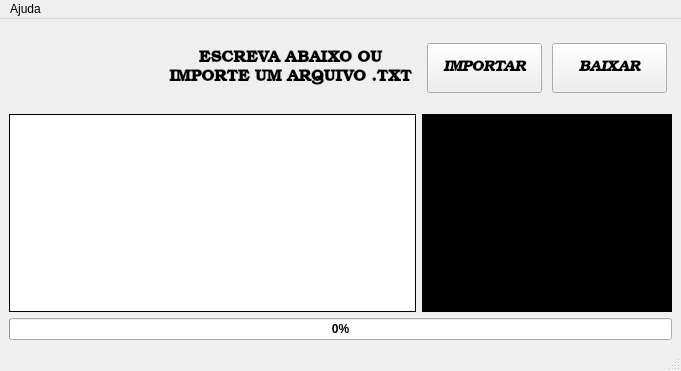
<?xml version="1.0" encoding="UTF-8"?>
<ui version="4.0">
 <class>MainWindow</class>
 <widget class="QMainWindow" name="MainWindow">
  <property name="windowModality">
   <enum>Qt::NonModal</enum>
  </property>
  <property name="enabled">
   <bool>true</bool>
  </property>
  <property name="geometry">
   <rect>
    <x>0</x>
    <y>0</y>
    <width>681</width>
    <height>371</height>
   </rect>
  </property>
  <property name="sizePolicy">
   <sizepolicy hsizetype="Preferred" vsizetype="Preferred">
    <horstretch>0</horstretch>
    <verstretch>0</verstretch>
   </sizepolicy>
  </property>
  <property name="cursor">
   <cursorShape>ArrowCursor</cursorShape>
  </property>
  <property name="acceptDrops">
   <bool>false</bool>
  </property>
  <property name="windowTitle">
   <string>Youtube Downloader</string>
  </property>
  <property name="autoFillBackground">
   <bool>false</bool>
  </property>
  <property name="styleSheet">
   <string notr="true"/>
  </property>
  <property name="iconSize">
   <size>
    <width>24</width>
    <height>24</height>
   </size>
  </property>
  <property name="toolButtonStyle">
   <enum>Qt::ToolButtonIconOnly</enum>
  </property>
  <property name="animated">
   <bool>true</bool>
  </property>
  <property name="documentMode">
   <bool>false</bool>
  </property>
  <property name="tabShape">
   <enum>QTabWidget::Rounded</enum>
  </property>
  <property name="dockNestingEnabled">
   <bool>false</bool>
  </property>
  <widget class="QWidget" name="centralwidget">
   <layout class="QGridLayout" name="gridLayout">
    <item row="1" column="0">
     <widget class="QLabel" name="lb_logo">
      <property name="sizePolicy">
       <sizepolicy hsizetype="Expanding" vsizetype="Expanding">
        <horstretch>0</horstretch>
        <verstretch>0</verstretch>
       </sizepolicy>
      </property>
      <property name="minimumSize">
       <size>
        <width>150</width>
        <height>80</height>
       </size>
      </property>
      <property name="maximumSize">
       <size>
        <width>150</width>
        <height>80</height>
       </size>
      </property>
      <property name="baseSize">
       <size>
        <width>150</width>
        <height>100</height>
       </size>
      </property>
      <property name="text">
       <string/>
      </property>
      <property name="alignment">
       <set>Qt::AlignLeading|Qt::AlignLeft|Qt::AlignVCenter</set>
      </property>
     </widget>
    </item>
    <item row="8" column="0" colspan="5">
     <widget class="QProgressBar" name="progressBar">
      <property name="enabled">
       <bool>true</bool>
      </property>
      <property name="font">
       <font>
        <bold>true</bold>
       </font>
      </property>
      <property name="cursor">
       <cursorShape>ArrowCursor</cursorShape>
      </property>
      <property name="mouseTracking">
       <bool>false</bool>
      </property>
      <property name="focusPolicy">
       <enum>Qt::NoFocus</enum>
      </property>
      <property name="contextMenuPolicy">
       <enum>Qt::ActionsContextMenu</enum>
      </property>
      <property name="acceptDrops">
       <bool>false</bool>
      </property>
      <property name="autoFillBackground">
       <bool>false</bool>
      </property>
      <property name="styleSheet">
       <string notr="true"/>
      </property>
      <property name="value">
       <number>0</number>
      </property>
      <property name="alignment">
       <set>Qt::AlignCenter</set>
      </property>
      <property name="textVisible">
       <bool>true</bool>
      </property>
      <property name="orientation">
       <enum>Qt::Horizontal</enum>
      </property>
      <property name="invertedAppearance">
       <bool>false</bool>
      </property>
      <property name="textDirection">
       <enum>QProgressBar::TopToBottom</enum>
      </property>
     </widget>
    </item>
    <item row="1" column="3" colspan="2">
     <layout class="QHBoxLayout" name="horizontalLayout" stretch="0,0">
      <property name="spacing">
       <number>10</number>
      </property>
      <property name="sizeConstraint">
       <enum>QLayout::SetDefaultConstraint</enum>
      </property>
      <property name="leftMargin">
       <number>5</number>
      </property>
      <property name="topMargin">
       <number>10</number>
      </property>
      <property name="rightMargin">
       <number>5</number>
      </property>
      <property name="bottomMargin">
       <number>10</number>
      </property>
      <item>
       <widget class="QPushButton" name="btImportTxt">
        <property name="sizePolicy">
         <sizepolicy hsizetype="Preferred" vsizetype="Preferred">
          <horstretch>0</horstretch>
          <verstretch>0</verstretch>
         </sizepolicy>
        </property>
        <property name="minimumSize">
         <size>
          <width>0</width>
          <height>50</height>
         </size>
        </property>
        <property name="maximumSize">
         <size>
          <width>16777215</width>
          <height>50</height>
         </size>
        </property>
        <property name="font">
         <font>
          <family>Bookman Old Style</family>
          <pointsize>11</pointsize>
          <italic>true</italic>
          <bold>true</bold>
         </font>
        </property>
        <property name="cursor">
         <cursorShape>PointingHandCursor</cursorShape>
        </property>
        <property name="mouseTracking">
         <bool>true</bool>
        </property>
        <property name="styleSheet">
         <string notr="true"/>
        </property>
        <property name="text">
         <string>IMPORTAR</string>
        </property>
       </widget>
      </item>
      <item>
       <widget class="QPushButton" name="btDownload">
        <property name="enabled">
         <bool>true</bool>
        </property>
        <property name="sizePolicy">
         <sizepolicy hsizetype="Preferred" vsizetype="Minimum">
          <horstretch>0</horstretch>
          <verstretch>0</verstretch>
         </sizepolicy>
        </property>
        <property name="minimumSize">
         <size>
          <width>0</width>
          <height>50</height>
         </size>
        </property>
        <property name="maximumSize">
         <size>
          <width>16777215</width>
          <height>50</height>
         </size>
        </property>
        <property name="font">
         <font>
          <family>Bookman Old Style</family>
          <pointsize>11</pointsize>
          <italic>true</italic>
          <bold>true</bold>
         </font>
        </property>
        <property name="cursor">
         <cursorShape>PointingHandCursor</cursorShape>
        </property>
        <property name="mouseTracking">
         <bool>true</bool>
        </property>
        <property name="layoutDirection">
         <enum>Qt::LeftToRight</enum>
        </property>
        <property name="autoFillBackground">
         <bool>false</bool>
        </property>
        <property name="styleSheet">
         <string notr="true"/>
        </property>
        <property name="text">
         <string>BAIXAR</string>
        </property>
        <property name="checkable">
         <bool>false</bool>
        </property>
        <property name="checked">
         <bool>false</bool>
        </property>
        <property name="autoRepeat">
         <bool>false</bool>
        </property>
        <property name="autoExclusive">
         <bool>false</bool>
        </property>
        <property name="autoDefault">
         <bool>false</bool>
        </property>
        <property name="default">
         <bool>false</bool>
        </property>
        <property name="flat">
         <bool>false</bool>
        </property>
       </widget>
      </item>
     </layout>
    </item>
    <item row="4" column="3" rowspan="2" colspan="2">
     <widget class="QTextEdit" name="txtTerminal">
      <property name="enabled">
       <bool>true</bool>
      </property>
      <property name="sizePolicy">
       <sizepolicy hsizetype="Minimum" vsizetype="Preferred">
        <horstretch>0</horstretch>
        <verstretch>0</verstretch>
       </sizepolicy>
      </property>
      <property name="font">
       <font>
        <italic>true</italic>
        <bold>false</bold>
       </font>
      </property>
      <property name="cursor" stdset="0">
       <cursorShape>ArrowCursor</cursorShape>
      </property>
      <property name="autoFillBackground">
       <bool>false</bool>
      </property>
      <property name="styleSheet">
       <string notr="true">background-color: black; border: 1px solid black; color: white;</string>
      </property>
      <property name="inputMethodHints">
       <set>Qt::ImhNone</set>
      </property>
      <property name="frameShape">
       <enum>QFrame::StyledPanel</enum>
      </property>
      <property name="frameShadow">
       <enum>QFrame::Sunken</enum>
      </property>
      <property name="lineWidth">
       <number>2</number>
      </property>
      <property name="midLineWidth">
       <number>2</number>
      </property>
      <property name="sizeAdjustPolicy">
       <enum>QAbstractScrollArea::AdjustToContentsOnFirstShow</enum>
      </property>
      <property name="lineWrapMode">
       <enum>QTextEdit::WidgetWidth</enum>
      </property>
      <property name="readOnly">
       <bool>true</bool>
      </property>
      <property name="markdown">
       <string/>
      </property>
      <property name="html">
       <string>&lt;!DOCTYPE HTML PUBLIC &quot;-//W3C//DTD HTML 4.0//EN&quot; &quot;http://www.w3.org/TR/REC-html40/strict.dtd&quot;&gt;
&lt;html&gt;&lt;head&gt;&lt;meta name=&quot;qrichtext&quot; content=&quot;1&quot; /&gt;&lt;meta charset=&quot;utf-8&quot; /&gt;&lt;style type=&quot;text/css&quot;&gt;
p, li { white-space: pre-wrap; }
hr { height: 1px; border-width: 0; }
&lt;/style&gt;&lt;/head&gt;&lt;body style=&quot; font-family:'Segoe UI'; font-size:9pt; font-weight:400; font-style:italic;&quot;&gt;
&lt;p style=&quot;-qt-paragraph-type:empty; margin-top:0px; margin-bottom:0px; margin-left:0px; margin-right:0px; -qt-block-indent:0; text-indent:0px;&quot;&gt;&lt;br /&gt;&lt;/p&gt;&lt;/body&gt;&lt;/html&gt;</string>
      </property>
      <property name="acceptRichText">
       <bool>true</bool>
      </property>
      <property name="cursorWidth">
       <number>1</number>
      </property>
      <property name="placeholderText">
       <string/>
      </property>
     </widget>
    </item>
    <item row="1" column="1" colspan="2">
     <widget class="QLabel" name="label">
      <property name="sizePolicy">
       <sizepolicy hsizetype="Preferred" vsizetype="Preferred">
        <horstretch>0</horstretch>
        <verstretch>0</verstretch>
       </sizepolicy>
      </property>
      <property name="font">
       <font>
        <family>Bookman Old Style</family>
        <pointsize>12</pointsize>
        <italic>false</italic>
        <bold>true</bold>
       </font>
      </property>
      <property name="text">
       <string>ESCREVA ABAIXO OU 
IMPORTE UM ARQUIVO .TXT</string>
      </property>
      <property name="alignment">
       <set>Qt::AlignCenter</set>
      </property>
     </widget>
    </item>
    <item row="4" column="0" rowspan="2" colspan="3">
     <widget class="QTextEdit" name="txtSongs">
      <property name="sizePolicy">
       <sizepolicy hsizetype="Minimum" vsizetype="Preferred">
        <horstretch>0</horstretch>
        <verstretch>0</verstretch>
       </sizepolicy>
      </property>
      <property name="styleSheet">
       <string notr="true">border: 1px solid black</string>
      </property>
      <property name="lineWrapMode">
       <enum>QTextEdit::WidgetWidth</enum>
      </property>
      <property name="html">
       <string>&lt;!DOCTYPE HTML PUBLIC &quot;-//W3C//DTD HTML 4.0//EN&quot; &quot;http://www.w3.org/TR/REC-html40/strict.dtd&quot;&gt;
&lt;html&gt;&lt;head&gt;&lt;meta name=&quot;qrichtext&quot; content=&quot;1&quot; /&gt;&lt;meta charset=&quot;utf-8&quot; /&gt;&lt;style type=&quot;text/css&quot;&gt;
p, li { white-space: pre-wrap; }
hr { height: 1px; border-width: 0; }
&lt;/style&gt;&lt;/head&gt;&lt;body style=&quot; font-family:'Segoe UI'; font-size:9pt; font-weight:400; font-style:normal;&quot;&gt;
&lt;p style=&quot;-qt-paragraph-type:empty; margin-top:0px; margin-bottom:0px; margin-left:0px; margin-right:0px; -qt-block-indent:0; text-indent:0px;&quot;&gt;&lt;br /&gt;&lt;/p&gt;&lt;/body&gt;&lt;/html&gt;</string>
      </property>
      <property name="placeholderText">
       <string/>
      </property>
     </widget>
    </item>
   </layout>
  </widget>
  <widget class="QStatusBar" name="statusbar"/>
  <widget class="QMenuBar" name="menuBar">
   <property name="geometry">
    <rect>
     <x>0</x>
     <y>0</y>
     <width>681</width>
     <height>22</height>
    </rect>
   </property>
   <widget class="QMenu" name="menuAjuda">
    <property name="title">
     <string>Ajuda</string>
    </property>
    <addaction name="actionComo_Usar"/>
   </widget>
   <addaction name="menuAjuda"/>
  </widget>
  <action name="actionComo_Usar">
   <property name="text">
    <string>Como Usar</string>
   </property>
  </action>
 </widget>
 <resources/>
 <connections/>
</ui>
